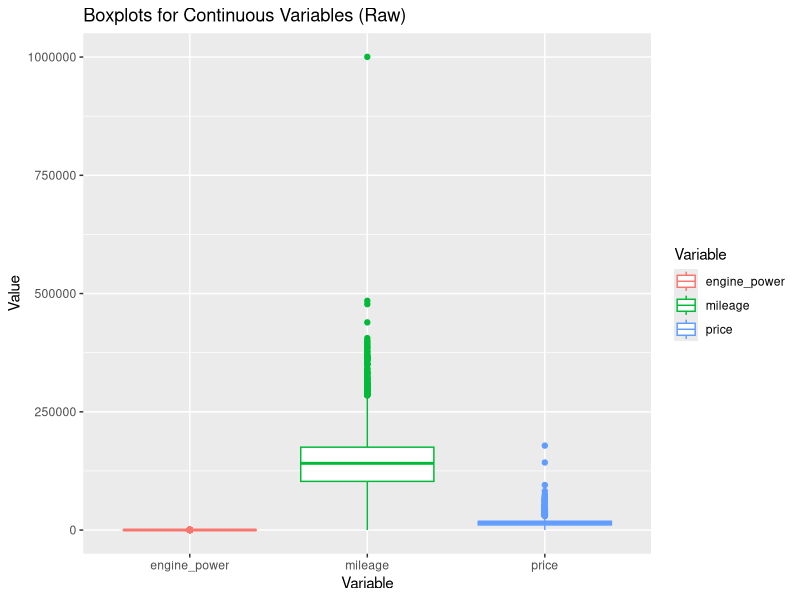
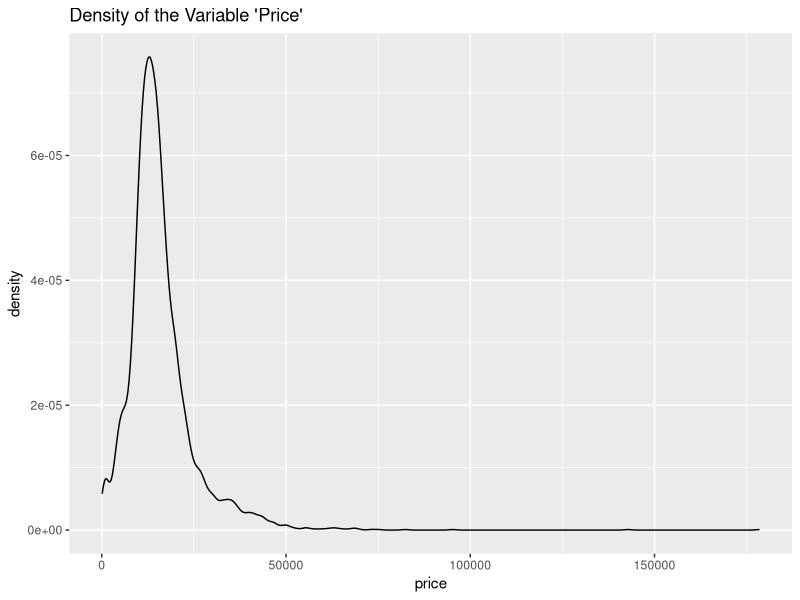
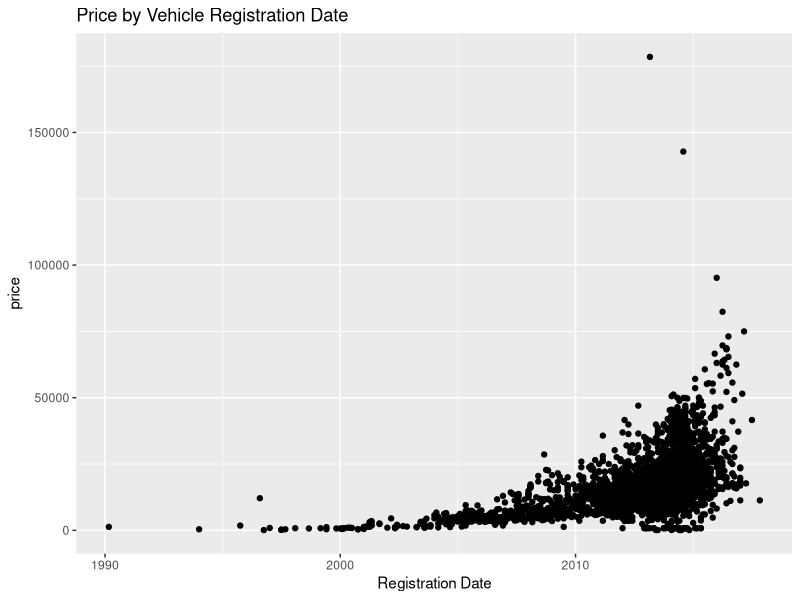
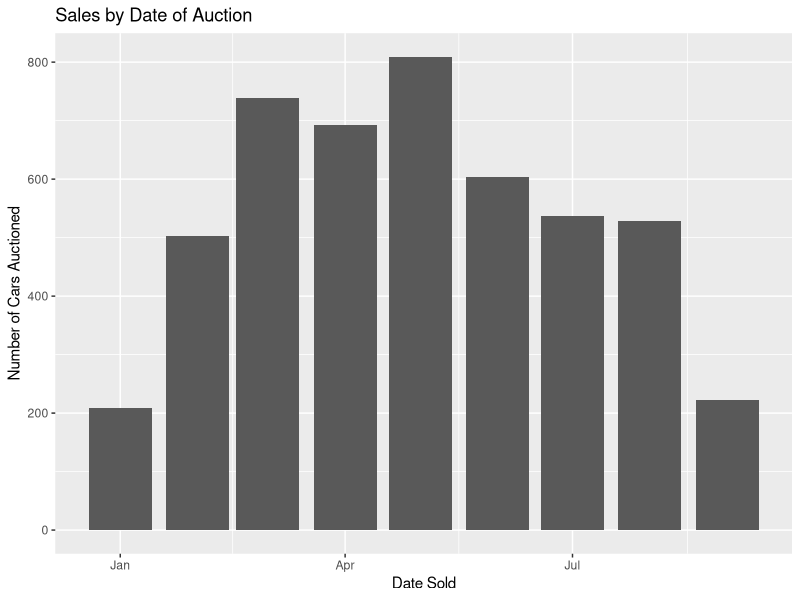

Reproduce these figures in R, in order.
## ---- chunk 1
knitr::opts_chunk$set(
  echo = TRUE,    # Show the R code in the final output.
  fig.pos = "!h"  # Suggests to position figures "here" in the output.
)
## ---- chunk 2
mylibrary <- c("tidyverse", "cowplot", "GGally", "MASS")
invisible(lapply(mylibrary, library, character.only = TRUE))
### load the data
dat_bmw <- read.csv("BMWpricing_updated.csv")
## ---- chunk 3
par(mfrow=c(2,2))
dat_bmw[,c("price", "mileage", "engine_power")]|>
  pivot_longer(everything(), values_to = "Value", names_to = "Variable") |>
  ggplot() + geom_boxplot(aes(x=Variable, y=Value, color=Variable)) +
  labs(title = "Boxplots for Continuous Variables (Raw)")

dat_bmw|>
  ggplot() + geom_density(aes(x=price)) +
  labs(title = "Density of the Variable 'Price'")

dat_bmw|>
  ggplot(aes(x = as.Date(registration_date, format = "%m/%d/%Y"), y = price)) +
  geom_point() + 
  labs(title = "Price by Vehicle Registration Date") +
  xlab("Registration Date")

dat_bmw|>
  ggplot(aes(x = as.Date(sold_at, format = "%m/%d/%Y"))) +
  geom_bar() + 
  labs(title = "Sales by Date of Auction") +
  xlab("Date Sold") +
  ylab("Number of Cars Auctioned")
  
## ---- chunk 4
dat_bmw_clean <- dat_bmw|>
  filter(mileage < 500000 & mileage > 0)|>
  filter(price < 100000)|>
  filter(engine_power != 0)
  
head(dat_bmw_clean)
## ---- chunk 5
length(unique(dat_bmw$model_key))
unique(dat_bmw$paint_color)
unique(dat_bmw$fuel)

range(as.Date(dat_bmw$registration_date, format = "%m/%d/%Y"), na.rm=T)
range(as.Date(dat_bmw$sold_at, format = "%m/%d/%Y"), na.rm=T)

min(dat_bmw$mileage)
min(dat_bmw$engine_power)
min(dat_bmw$price)

median(dat_bmw$price)
range(dat_bmw$engine_power)

mean(dat_bmw$feature_1 == T)
mean(dat_bmw$feature_2 == T)
mean(dat_bmw$feature_3 == T)
mean(dat_bmw$feature_4 == T)
mean(dat_bmw$feature_5 == T)
mean(dat_bmw$feature_6 == T)
mean(dat_bmw$feature_7 == T)
mean(dat_bmw$feature_8 == T)

coef(lm(dat_bmw$price ~ dat_bmw$feature_7))

max(dat_bmw$mileage)
